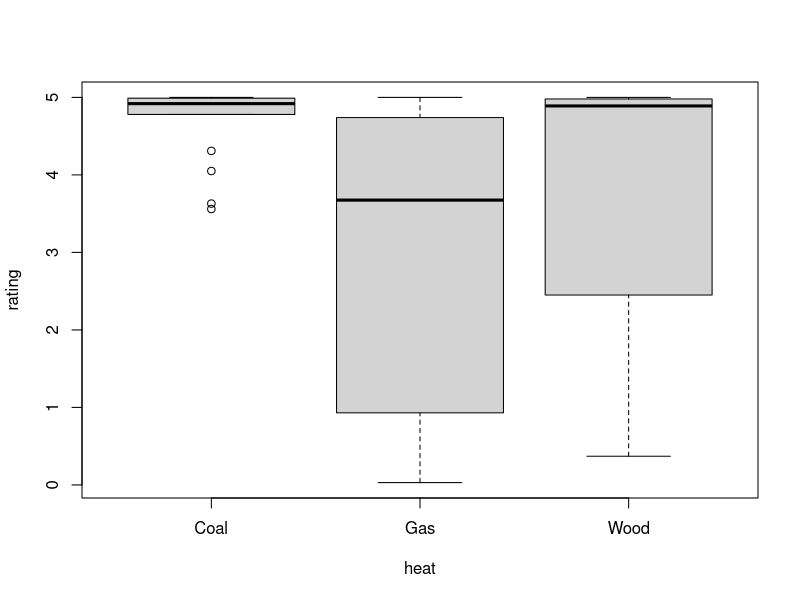
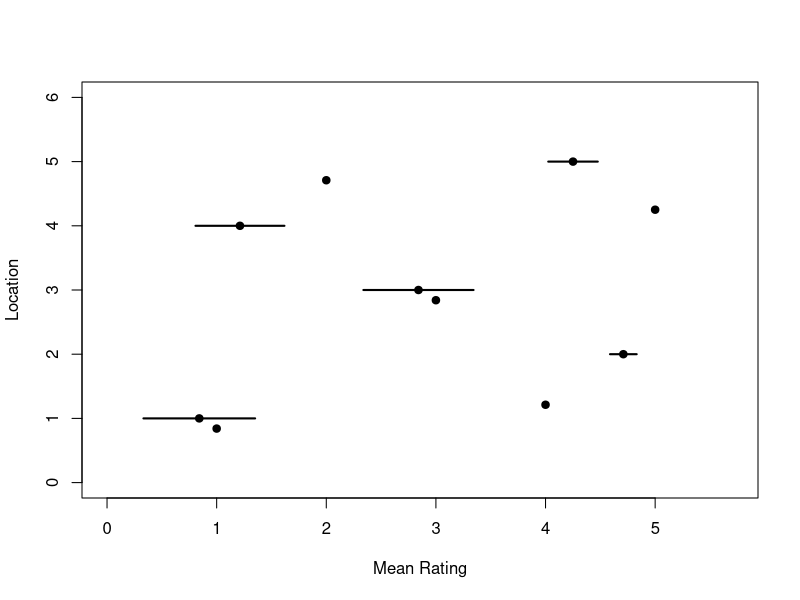
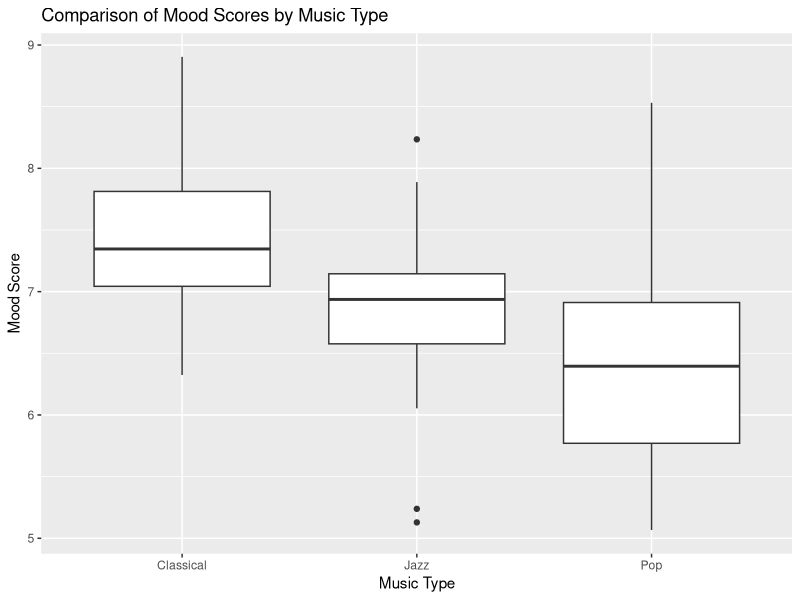
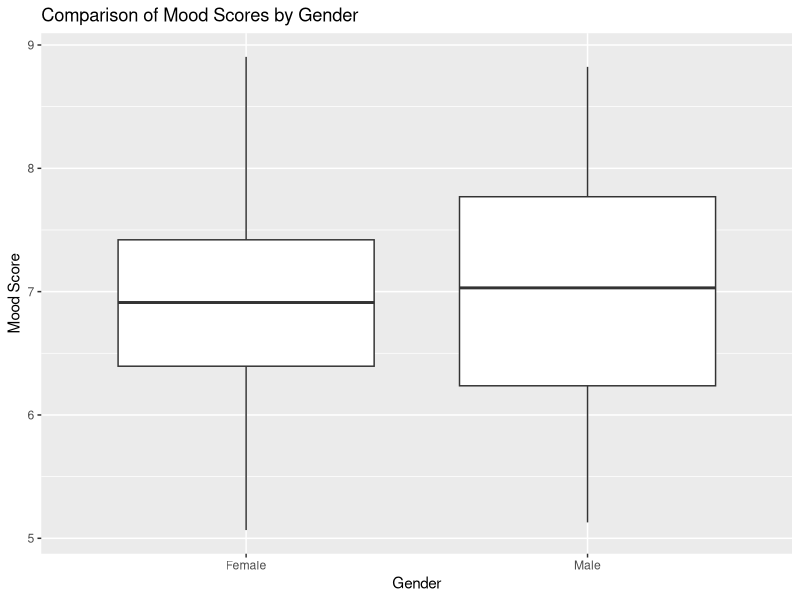

Generate these figures, in order, with R:
## ---- chunk 1
pizza <- read.table("pizza2.txt",header=TRUE)
df <- data.frame(pizza)
## ---- chunk 2
gas_data <- df[df$heat == "Gas", ]
coal_data <- df[df$heat == "Coal", ]
wood_data <- df[df$heat == "Wood", ]
mean(gas_data$rating)
mean(coal_data$rating)
mean(wood_data$rating)
sd(gas_data$rating)
sd(coal_data$rating)
sd(wood_data$rating)
## ---- chunk 3
rating = df$rating
heat = df$heat

fm1=aov(rating~heat,data=df)
summary(fm1)

## ---- chunk 4
boxplot(rating~heat,data=df)
## ---- chunk 5
lm.fit <-lm(rating ~ heat , data=df)
summary(lm.fit)
coef(lm.fit)
## ---- chunk 6
lm.fit <-lm(df$rating ~ df$heat + df$area + df$cost , data=df)
summary(lm.fit)
coef(lm.fit)
## ---- chunk 7
lm.fit <-lm(df$rating ~ df$heat_re + df$area + df$cost , data=df)
summary(lm.fit)
coef(lm.fit)
## ---- chunk 8
y = df$rating
x1 = df$heat
x2 = df$area
x3 = df$cost
x4 = df$heat_re
md_predict1 <-lm(y ~ x1 + x2 + x3 , data=df)
md_predict2 <-lm(y ~ x4 + x2 + x3 , data=df)
p_area = c("LittleItaly")
p_cost = c(2.50)
p_heat = c("Coal")
p_brick = c(TRUE) # Don't care
p_heat_re = c(0)
new_data <- data.frame(x2 = p_area, x3 = p_cost, x1 = p_heat, x5 = p_brick, x4 = p_heat_re)
new_predictions <- predict(md_predict1, newdata = new_data)
new_predictions
new_predictions <- predict(md_predict2, newdata = new_data)
new_predictions
## ---- chunk 9
means <- aggregate(y ~ x2, data = df, mean)
means
## ---- chunk 10
n <- length(y)
se <- tapply(y, x2, sd)/sqrt(n)
ci <- tapply(y, x2, function(x) t.test(x)$conf.int)
ci
## ---- chunk 11
# create a scatterplot of the mean ratings
plot(means$y, xlim = c(0, max(means$y) + 1), ylim = c(0, length(means$x2) + 1),
     xlab = "Mean Rating", ylab = "Location", pch = 19)

# add points for each location
points(means$y, 1:length(means$x2), pch = 19)

# extract the lower and upper bounds of each confidence interval
lower <- sapply(ci, function(x) x[1])
upper <- sapply(ci, function(x) x[2])

# add line segments for each confidence interval
segments(lower, 1:length(means$x2), upper, 1:length(means$x2), lwd = 2)

## ---- chunk 12
library(ggplot2)
## ---- chunk 13
music <- read.csv("mood.csv")
ggplot(music, aes(x = MusicType, y = MoodScore)) +
  geom_boxplot() +
  labs(x = "Music Type", y = "Mood Score", title = "Comparison of Mood Scores by Music Type")
## ---- chunk 14
ggplot(music, aes(x = Gender, y = MoodScore)) +
  geom_boxplot() +
  labs(x = "Gender", y = "Mood Score", title = "Comparison of Mood Scores by Gender")
## ---- chunk 15
model1 <- lm(MoodScore ~ MusicType, data = music)
model2 <- lm(MoodScore ~ MusicType + Gender, data = music)

# perform a partial F-test to compare the two models
summary(model2)
summary(model1)
anova(model2, model1)
## ---- chunk 16

# fit two linear regression models
model1 <- lm(MoodScore ~ MusicType, data = music)
model2 <- lm(MoodScore ~ MusicType + Gender, data = music)

# calculate the partial F-test
rss1 <- sum(residuals(model1)^2)
rss2 <- sum(residuals(model2)^2)
df1 <- df.residual(model1)
df2 <- df.residual(model2)
f_statistic <- ((rss1 - rss2) / (df2 - df1)) / (rss2 / df2)
f_statistic
## ---- chunk 17
# fit a linear regression model with an interaction term
model <- lm(MoodScore ~ Gender * MusicType, data = music)
# summary(model)

# extract the interaction coefficient and standard error
interaction_coef <- coef(model)["GenderMale:MusicTypeJazz"]
interaction_se <- sqrt(vcov(model)["GenderMale:MusicTypeJazz", "GenderMale:MusicTypeJazz"])

# calculate the t-statistic and degrees of freedom
t_stat <- interaction_coef / interaction_se
df <- df.residual(model)

# calculate the p-value
p_value <- 2 * pt(abs(t_stat), df = df, lower.tail = FALSE)
p_value

interaction_coef <- coef(model)["GenderMale:MusicTypePop"]
interaction_se <- sqrt(vcov(model)["GenderMale:MusicTypePop", "GenderMale:MusicTypePop"])

# calculate the t-statistic and degrees of freedom
t_stat <- interaction_coef / interaction_se
df <- df.residual(model)

# calculate the p-value
p_value <- 2 * pt(abs(t_stat), df = df, lower.tail = FALSE)
p_value
